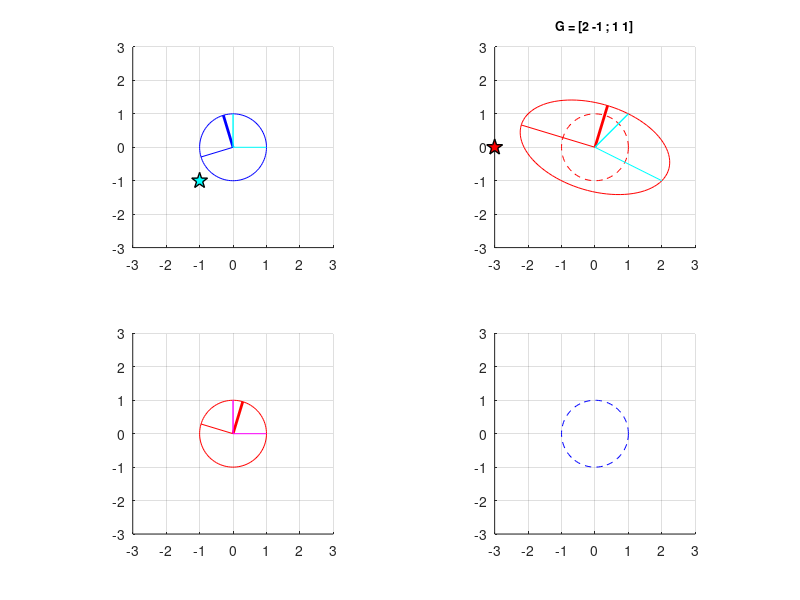

MATLAB code for this plot: (Note: this script raises an error after producing the figure.)

%
% lab_svdgeom.m
% Carl Tape, GEOS 627, Inverse Problems and Parameter Estimation
%
% Misc concepts associated with the singular value decomposition
%

clc, clear, close all

bprint = false;
pdir = "./";
bdagger = true;
bdaggersol = true;
  
% plot settings
f = 0.5;    % radial shift for text label
fsize = 10;    
axmax = 3;
ax0 = axmax*[-1 1 -1 1];
mtest = [-1 -1]';

btest = true;
if bdaggersol
    ftag = '_sol';
    be1e2 = true;
    bu1u2 = true;
else
    ftag = '';
    be1e2 = false;
    bu1u2 = false;
end

G = [ 2  1 ; -1  1]
% G = [ 0 -2 ;  2  0]
% G = [ 2 -2 ;  2 -1]
% G = [ 2  0 ;  2  0]
% G = [ 1 -1 ; -2  0]       % default
% G = [ 0  1 ; -1  1]
% G = [-2  0 ;  0  1]
% G = [ 1 -1 ;  1  1]
% G = randi([-2 2],2,2)

% singular value decomposition
[U,S,V] = svd(G)
Gcheck = U*S*V'

swapm = [0 1 ; 1 0 ];
rotm = @(thetad) ( [ cosd(thetad) -sind(thetad) ; sind(thetad) cosd(thetad) ] );

% singular values
s1 = S(1,1);
s2 = S(2,2);
% basis vectors
v1 = V(:,1);
v2 = V(:,2);
u1 = U(:,1);
u2 = U(:,2);

% unit circle for plotting
R = 1;
n = 100;
t = linspace(0,2*pi,n);
x = R*cos(t);
y = R*sin(t);
Cx = [x ; y];

% unit circles representing basis U and basis V
Ux = Cx;
Vx = Cx;

% standard basis
e1 = [1 0]';
e2 = [0 1]';

figure; nr=2; nc=2;

subplot(nr,nc,1); hold on; grid on;
set(gca,'xtick',[-axmax:axmax],'ytick',[-axmax:axmax]);
plot(Vx(1,:),Vx(2,:),'b-'); axis equal, axis(ax0);
plot([0 v1(1)],[0 v1(2)],'b',[0 v2(1)],[0 v2(2)],'b','linewidth',2);
if be1e2
    plot([0 e1(1)],[0 e1(2)],'c',[0 e2(1)],[0 e2(2)],'c','linewidth',1);
    %plot_text(e1,'e_1',f,fsize);
    %plot_text(e2,'e_2',f,fsize); 
end

GVx = G*Vx;     % ellipse for plotting
su1 = s1*u1;
su2 = s2*u2;
Ge1 = G*e1;
Ge2 = G*e2;
dtest = G*mtest;

subplot(nr,nc,2); hold on; grid on;
set(gca,'xtick',[-axmax:axmax],'ytick',[-axmax:axmax]);
plot(GVx(1,:),GVx(2,:),'r'); axis equal, axis(ax0);
plot(Ux(1,:),Ux(2,:),'r--');
plot([0 su1(1)],[0 su1(2)],'r',[0 su2(1)],[0 su2(2)],'r','linewidth',2);
if be1e2
    plot([0 Ge1(1)],[0 Ge1(2)],'c',[0 Ge2(1)],[0 Ge2(2)],'c','linewidth',1);
    %plot_text(Ge1,'G e_1',f,fsize);
    %plot_text(Ge2,'G e_2',f,fsize); 
end

if bu1u2
    [Veig,Deig] = eig(G)
    if isreal(Deig)
        GVeig = G*Veig;
        subplot(nr,nc,1);
        plot([0 Veig(1,1)],[0 Veig(2,1)],'k',...
             [0 Veig(1,2)],[0 Veig(2,2)],'k','linewidth',1);
        plot_text(Veig(:,1),'h_1',f,fsize);
        plot_text(Veig(:,2),'h_2',f,fsize); 
        subplot(nr,nc,2);
        plot([0 GVeig(1,1)],[0 GVeig(2,1)],'k',...
             [0 GVeig(1,2)],[0 GVeig(2,2)],'k','linewidth',1);
        plot_text(GVeig(:,1),'G h_1',f,fsize);
        plot_text(GVeig(:,2),'G h_2',f,fsize); 
    end
end

if btest
    subplot(nr,nc,1); plot(mtest(1),mtest(2),...
        'kp','markersize',12,'markerfacecolor','c','linewidth',1);
    %plot_text(mtest,'m',f,fsize);
    subplot(nr,nc,2); plot(dtest(1),dtest(2),...
                'kp','markersize',12,'markerfacecolor','r','linewidth',1);
end

% text labels
subplot(nr,nc,1); %plot_text(v1,'v_1',f,fsize); plot_text(v2,'v_2',f,fsize);
subplot(nr,nc,2); %plot_text(su1,'s u_1',f,fsize); plot_text(su2,'s u_2',f,fsize);
% print figure
if bprint, print(gcf,'-depsc',sprintf('%ssvd_2D_%i%s',pdir,kk,ftag)); end

%------------------------

if bdagger
    subplot(nr,nc,3); hold on; grid on;
    set(gca,'xtick',[-axmax:axmax],'ytick',[-axmax:axmax]);
    plot(Ux(1,:),Ux(2,:),'r-'); axis equal, axis(ax0);
    subplot(nr,nc,4); hold on; grid on;
    set(gca,'xtick',[-axmax:axmax],'ytick',[-axmax:axmax]);
    plot(Vx(1,:),Vx(2,:),'b--'); axis equal, axis(ax0);

    if bdaggersol
        Gdagger = pinv(G);
        inv(G)

        subplot(nr,nc,2);
        title(sprintf('G = [%i %i ; %i %i]',G),'fontsize',9);
        
        subplot(nr,nc,3);
        plot([0 u1(1)],[0 u1(2)],'r',[0 u2(1)],[0 u2(2)],'r','linewidth',2);
        if be1e2
            plot([0 e1(1)],[0 e1(2)],'m',[0 e2(1)],[0 e2(2)],'m','linewidth',1);
            %plot_text(e1,'e_1',f,fsize); plot_text(e2,'e_2',f,fsize); 
        end

        % ellipse for plotting
        GdUx = Gdagger*Ux;
        sv1 = (1/s1)*v1;
        sv2 = (1/s2)*v2;
        Gde1 = Gdagger*e1;
        Gde2 = Gdagger*e2;
        mfinal = XXX

        subplot(nr,nc,4);
        plot(GdUx(1,:),GdUx(2,:),'b'); axis equal, axis(ax0);
        plot([0 sv1(1)],[0 sv1(2)],'b',[0 sv2(1)],[0 sv2(2)],'b','linewidth',2);
        if be1e2
            plot([0 Gde1(1)],[0 Gde1(2)],'m',[0 Gde2(1)],[0 Gde2(2)],'m','linewidth',1);
            %plot_text(Gde1,'Gd e_1',f,fsize); plot_text(Gde2,'Gd e_2',f,fsize); 
        end
        title(sprintf('Gd = [%.2f %.2f ; %.2f %.2f]',Gdagger),'fontsize',9);
        
        if btest
            subplot(nr,nc,3); plot(dtest(1),dtest(2),...
                'kp','markersize',12,'markerfacecolor','r','linewidth',1);
           % plot_text(dtest,'d',f,fsize);
            subplot(nr,nc,4); plot(mtest(1),mtest(2),...
                'kp','markersize',12,'markerfacecolor','c','linewidth',1);
           % plot_text(mfinal,'m',f,fsize);
        end
        
        % text labels
        subplot(nr,nc,3);% plot_text(sv1,'u_1',f,fsize); plot_text(sv2,'u_2',f,fsize); 
        subplot(nr,nc,4);% plot_text(sv1,'(1/s_1) v_1',f,fsize); plot_text(sv2,'(1/s_2) v_2',f,fsize); 
    end

    % print figure
    if bprint, print(gcf,'-depsc',sprintf('%ssvd_2D_both_%i%s',pdir,kk,ftag)); end
end

    % for kk
